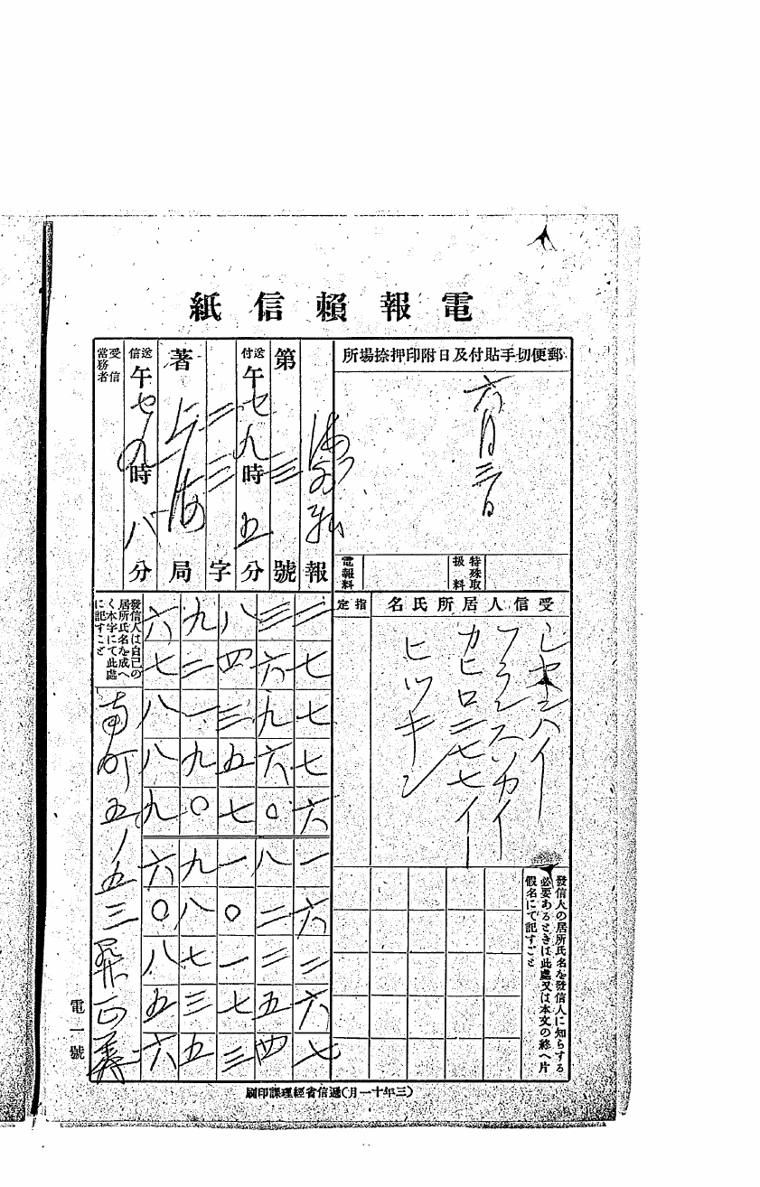
#> input picture assets/img/chenmi/N05-1.jpg, 760 x 1187 px
$ python -i make_fiches_c1916.py   (imports and definitions only)
#> lines starting #> are read from the running program, lines starting #| are printed output that depends on the picture; after the words box and inside, x2 and y2 are one past the last pixel; in counts of white or black regions, pixels touching at a corner belong together
### tools/make_media.py
#!/usr/bin/env python3
# -*- coding: utf-8 -*-
"""Images et vidéos du site, générées par code (aucune image d'IA) :
  - assets/img/map-1916.png       carte des télégrammes (fond Natural Earth 1:110m, domaine public)
  - assets/media/history.mp4      vidéo de l'article historique (carte animée, juin–novembre 1916)
  - assets/media/decoder.mp4      animation du déchiffrement (début de l'article technique)
  - assets/media/*.<langue>.vtt   sous-titres dans les 5 langues
Les visuels n'utilisent que des noms bilingues, des chiffres et du chinois d'époque : le texte explicatif est dans les
sous-titres. Usage : python3 tools/make_media.py <ne_110m_land.geojson> [map|history|decoder|all]
Polices système macOS (Songti TC, Georgia, Menlo) ; ffmpeg requis pour les vidéos."""
import json, math, os, subprocess, sys, shutil, tempfile
from PIL import Image, ImageDraw, ImageFont

SITE = os.path.join(os.path.dirname(os.path.abspath(__file__)), '..')
IMG, MEDIA = os.path.join(SITE, 'assets', 'img'), os.path.join(SITE, 'assets', 'media')
os.makedirs(MEDIA, exist_ok=True)
SONGTI, GEORGIA, MENLO = '/System/Library/Fonts/Supplemental/Songti.ttc', '/System/Library/Fonts/Supplemental/Georgia.ttf', '/System/Library/Fonts/Menlo.ttc'
# [5 lines left out: function F, not called in this run]

PAPER, SEA, LAND, COAST, INK, MUTED = (247, 243, 234), (236, 238, 233), (229, 219, 196), (203, 189, 156), (31, 28, 23), (122, 114, 102)
RED, TEAL, GOLD = (155, 44, 31), (47, 93, 98), (183, 121, 31)

# ---------------------------------------------------------------- carte
LON0, LON1, LAT0, LAT1 = 96.0, 145.0, 18.0, 43.0
COSL = math.cos(math.radians(31))
# [4 lines left out: function proj, not called in this run]
def map_size(W): return W, int(W * (LAT1 - LAT0) / ((LON1 - LON0) * COSL))

CITIES = {  # nom latin, nom chinois/japonais, lon, lat, décalage du libellé (dx, dy en px à 1600 de large)
    'tokyo': ('Tokyo', '東京', 139.69, 35.69, (14, -6)), 'shanghai': ('Shanghai', '上海', 121.47, 31.23, (14, -4)),
    'zhaoqing': ('Zhaoqing', '肇慶', 112.47, 23.05, (-118, 10)), 'canton': ('Canton', '廣州', 113.26, 23.13, (12, 6)),
    'kunming': ('Kunming', '雲南府', 102.71, 25.04, (-30, 16)), 'hankou': ('Hankou', '漢口', 114.30, 30.59, (12, -2)),
    'fukuoka': ('Fukuoka', '福岡', 130.40, 33.59, (-96, 6)), 'moji': ('Moji', '門司', 130.96, 33.95, (10, -48)),
    'beijing': ('Beijing', '北京', 116.40, 39.90, (12, -4)),
}

# [22 lines left out: functions load_land, base_map, not called in this run]

def city_xy(k, W2, H2): _, _, lon, lat, _ = CITIES[k]; return proj(lon, lat, W2, H2)

# [22 lines left out: functions bezier, draw_arc, draw_cities, not called in this run]

# itinéraires (schématiques) : (origine, destination, canal, date)
TELEGRAMS = [
    ('0348', 'tokyo', 'zhaoqing', 'G0', (6, 23), '三十式槍萬一千'), ('0386', 'tokyo', 'zhaoqing', 'G0', (6, 30), '軍器飛機'),
    ('0406', 'tokyo', 'shanghai', 'G0', (7, 12), '段無組織內閣'), ('0413', 'tokyo', 'kunming', 'Y0', (7, 17), '建設航空隊'),
    ('0415', 'tokyo', 'zhaoqing', 'G0', (7, 18), '均置滇'), ('0416b', 'tokyo', 'zhaoqing', 'G0', (7, 19), '日人態度遽變'),
    ('0416a', 'tokyo', 'kunming', 'Y0', (7, 19), '滇索槍萬枝'), ('0449', 'tokyo', 'kunming', 'Y0', (9, 8), '軍用飛機六'),
    ('0455b', 'tokyo', 'zhaoqing', 'G0', (9, 13), '代滇購'), ('0455a', 'tokyo', 'kunming', 'Y0', (9, 13), '武器及飛機事'),
    ('0462', 'tokyo', 'zhaoqing', 'G0', (9, 30), '信用未免掃地'), ('0467', 'tokyo', 'kunming', 'Y0', (10, 11), '記念章'),
    ('0473', 'tokyo', 'kunming', 'Y0', (10, 20), '借款 無擔保'), ('0489a', 'tokyo', 'kunming', 'Y0', (11, 5), '擬十號南歸'),
    ('0496a', 'tokyo', 'kunming', 'Y0', (11, 9), '蔡公病故福岡'), ('0498', 'kunming', 'tokyo', 'Y0', (11, 9), '借款事'),
    ('0494a', 'tokyo', 'kunming', 'Y0', (11, 11), '擬歸'),
]
EVENTS = [('beijing', (6, 6), '袁世凱 †'), ('zhaoqing', (7, 14), '軍務院撤銷'), ('fukuoka', (11, 8), '蔡鍔 †')]
CH_COLOR = {'G0': RED, 'Y0': TEAL}

# [26 lines left out: functions route_points, make_map, not called in this run]

# ---------------------------------------------------------------- vidéos : utilitaires
FPS = 24
# [6 lines left out: function encode, not called in this run]
def ease(t): t = max(0.0, min(1.0, t)); return t * t * (3 - 2 * t)
# [5 lines left out: function vtt, not called in this run]

# ---------------------------------------------------------------- vidéo de l'histoire
import datetime
D0, D1 = datetime.date(1916, 6, 1), datetime.date(1916, 11, 20)
INTRO, SPD, OUTRO = 3.0, 0.24, 5.0                  # secondes ; secondes par jour
def t_of(m, d): return INTRO + (datetime.date(1916, m, d) - D0).days * SPD
ROMAN = {6: 'VI', 7: 'VII', 8: 'VIII', 9: 'IX', 10: 'X', 11: 'XI'}

HISTORY_CUES = {  # (début, fin, clé) ; textes par langue ci-dessous
    'intro': (0.2, INTRO + 1.0), 'jun23': (t_of(6, 21), t_of(6, 21) + 3.6), 'jun6': (t_of(6, 5), t_of(6, 5) + 3.2),
    'jul12': (t_of(7, 11), t_of(7, 11) + 3.2), 'jul19': (t_of(7, 18) + 0.4, t_of(7, 18) + 4.4), 'jul14': (t_of(7, 13) - 0.6, t_of(7, 13) + 1.2),
    'sep': (t_of(9, 7), t_of(9, 7) + 4.0), 'sep30': (t_of(9, 29), t_of(9, 29) + 3.4), 'oct': (t_of(10, 10), t_of(10, 10) + 4.0),
    'nov5': (t_of(11, 4), t_of(11, 4) + 1.9), 'nov8': (t_of(11, 7) + 0.3, t_of(11, 7) + 3.4), 'outro': (t_of(11, 20) + 0.2, t_of(11, 20) + OUTRO),
}
#> further down, picture is the input picture: PIL image 760x1187 L; min 0, max 255, mean 231.6
HISTORY_TEXT = {
 'fr': {'intro': "1916. Depuis Tokyo, Zhao Shen télégraphie en chiffre aux insurgés du Sud de la Chine.",
        'jun6': "6 juin : mort de Yuan Shikai, l'empereur manqué.", 'jun23': "23 juin, canal G0 vers Zhaoqing : 11 000 fusils japonais arrivés à Moji.",
        'jul12': "12 juillet : message vers Shanghai, le futur « témoin » du déchiffrement.", 'jul14': "14 juillet : le Conseil des affaires militaires se dissout.",
        'jul19': "19 juillet : même message sur les deux canaux. « L'attitude des Japonais a brusquement changé. »",
        'sep': "Septembre, canal Y0 vers le Yunnan : six avions militaires, huit postes de radio.", 'sep30': "30 septembre : « sinon notre crédit serait réduit à néant ».",
        'oct': "Octobre : médailles commémoratives, emprunt à 8 % sans garantie.", 'nov5': "5 novembre : « Je rentre au sud le 10. »",
        'nov8': "8 novembre : le général Cai E meurt à Fukuoka. Zhao Shen l'annonce au Yunnan.", 'outro': "17 télégrammes de 1916 déchiffrés, sur deux canaux. Ceux de 1917 résistent encore."},
 'en': {'intro': "1916. From Tokyo, Zhao Shen telegraphs in cipher to the insurgents of southern China.",
        'jun6': "6 June: death of Yuan Shikai, the would-be emperor.", 'jun23': "23 June, G0 channel to Zhaoqing: 11,000 Japanese rifles have arrived at Moji.",
        'jul12': "12 July: a message to Shanghai, the future held-out test of the decipherment.", 'jul14': "14 July: the Military Affairs Council dissolves itself.",
        'jul19': "19 July: the same message on both channels. \"The attitude of the Japanese has suddenly changed.\"",
        'sep': "September, Y0 channel to Yunnan: six military aircraft, eight wireless sets.", 'sep30': "30 September: \"otherwise our credit would be ruined\".",
        'oct': "October: commemorative medals, a loan at 8% without guarantee.", 'nov5': "5 November: \"I return south on the 10th.\"",
        'nov8': "8 November: General Cai E dies at Fukuoka. Zhao Shen announces it to Yunnan.", 'outro': "17 telegrams of 1916 deciphered, on two channels. Those of 1917 still resist."},
 'zh-hans': {'intro': "1916年，赵伸在东京以密电与中国南方的起义者联络。",
        'jun6': "6月6日：袁世凯去世。", 'jun23': "6月23日，G0 通道发往肇庆：一万一千支日本步枪运抵门司。",
        'jul12': "7月12日：发往上海的电报——日后验证破译的“留出电报”。", 'jul14': "7月14日：军务院宣布撤销。",
        'jul19': "7月19日：同一内容经两条通道发出。“日人态度遽变。”",
        'sep': "9月，Y0 通道发往云南：军用飞机六架，无线电机八台。", 'sep30': "9月30日：“否则对滇信用未免扫地。”",
        'oct': "10月：纪念章，年息八厘、无担保的借款。", 'nov5': "11月5日：“拟十号南归。”",
        'nov8': "11月8日：蔡锷将军在福冈病逝，赵伸电告云南。", 'outro': "1916年两条通道的17封电报已被破译；1917年的电报仍未攻破。"},
 'zh-hant': {'intro': "1916年，趙伸在東京以密電與中國南方的起義者聯絡。",
        'jun6': "6月6日：袁世凱去世。", 'jun23': "6月23日，G0 通道發往肇慶：一萬一千支日本步槍運抵門司。",
        'jul12': "7月12日：發往上海的電報——日後驗證破譯的「留出電報」。", 'jul14': "7月14日：軍務院宣布撤銷。",
        'jul19': "7月19日：同一內容經兩條通道發出。「日人態度遽變。」",
        'sep': "9月，Y0 通道發往雲南：軍用飛機六架，無線電機八台。", 'sep30': "9月30日：「否則對滇信用未免掃地。」",
        'oct': "10月：紀念章，息八釐、無擔保的借款。", 'nov5': "11月5日：「擬十號南歸。」",
        'nov8': "11月8日：蔡鍔將軍在福岡病逝，趙伸電告雲南。", 'outro': "1916年兩條通道的17封電報已被破譯；1917年的電報仍未攻破。"},
 'ja': {'intro': "1916年。東京の趙伸は、中国南部の蜂起勢力と暗号電報で連絡していた。",
        'jun6': "6月6日：袁世凱死去。", 'jun23': "6月23日、G0 系統で肇慶へ：日本の小銃一万一千挺が門司に到着。",
        'jul12': "7月12日：上海宛ての電報。のちに解読を検証する「検証用電報」となる。", 'jul14': "7月14日：軍務院が撤廃を宣言。",
        'jul19': "7月19日：同じ内容を二つの系統で発信。「日本側の態度が急変した。」",
        'sep': "9月、Y0 系統で雲南へ：軍用飛行機六機、無線電信機八台。", 'sep30': "9月30日：「さもなくば信用は地に落ちる」。",
        'oct': "10月：記念章、利息8%・無担保の借款。", 'nov5': "11月5日：「十日に南へ帰る」。",
        'nov8': "11月8日：蔡鍔将軍が福岡で死去。趙伸が雲南に伝える。", 'outro': "1916年の二つの系統の電報17通を解読。1917年の電報はなお破れていない。"},
}

# [70 lines left out: function make_history, not called in this run]

# ---------------------------------------------------------------- animation du déchiffrement
G0C, G0V = 'hgfdcbzyxwvtsrqpnmlk', 'aeiou'
G0 = {c + v: 10 * (i // 2) + (j if i % 2 == 0 else 9 - j) for i, c in enumerate(G0C) for j, v in enumerate(G0V)}
UNITS_0416B = 'fa zi hi pe go we ze lu cu na ha mo da ro do vo ro ke si ya xo du go lu ro xo xo tu hi ca he ma te mi ba qi he yu xi fa'.split()
CHARS_0416B = '報傳取消日人態度遽變確否速示俾便行止伸睟'
DEC_CUES = {  # secondes
    'form': (0.2, 3.6), 'letters': (3.8, 7.0), 'pairs': (7.2, 11.5), 'grid': (11.6, 16.0), 'code': (16.1, 19.5),
    'fast': (19.6, 25.5), 'end': (25.6, 29.4), 'fix': (29.5, 35.5)}
DEC_TEXT = {
 'fr': {'form': "Un formulaire japonais du 19 juillet 1916 : « 2429 1378 » se lit 文密, puis viennent les lettres chiffrées.",
        'letters': "Le message est un flux de lettres, coupé en mots de dix.", 'pairs': "On le relit deux lettres à la fois : chaque syllabe vaut un nombre de 00 à 99.",
        'grid': "La grille G0 donne ce nombre : la consonne indique la dizaine, la voyelle l'unité.", 'code': "Deux syllabes forment un code télégraphique chinois à quatre chiffres, donc un caractère.",
        'fast': "Et ainsi de suite, sans aucune autre clé.", 'end': "« On annonce une annulation ; l'attitude des Japonais a brusquement changé… »",
        'fix': "Le dernier code n'a pas de sens : une seule lettre est fausse (i au lieu de e, ·· au lieu de · en Morse). Corrigé : 皓, « le 19 »."},
 'en': {'form': "A Japanese form of 19 July 1916: \"2429 1378\" reads 文密, followed by the enciphered letters.",
        'letters': "The message is a stream of letters, cut into ten-letter words.", 'pairs': "Read it two letters at a time: each syllable stands for a number from 00 to 99.",
        'grid': "The G0 grid gives that number: the consonant gives the tens, the vowel the units.", 'code': "Two syllables make a four-digit Chinese telegraph code, hence one character.",
        'fast': "And so on, with no other key.", 'end': "\"A cancellation is reported; the attitude of the Japanese has suddenly changed…\"",
        'fix': "The last code makes no sense: a single letter is wrong (i instead of e, ·· instead of · in Morse). Corrected: 皓, \"the 19th\"."},
 'zh-hans': {'form': "1916年7月19日的日本电报纸：“2429 1378”读作“文密”，其后是密文字母。",
        'letters': "电文是一串字母，每十个字母一组。", 'pairs': "每次读两个字母：每个音节代表 00 到 99 之间的一个数。",
        'grid': "G0 表给出这个数：辅音表示十位，元音表示个位。", 'code': "两个音节组成一个四位中文电码，也就是一个汉字。",
        'fast': "依此类推，不需要任何其他密钥。", 'end': "“报传取消，日人态度遽变……”",
        'fix': "最后一个电码没有意义：只错了一个字母（e 误为 i，莫尔斯电码 · 误为 ··）。改正后为“皓”，即十九日。"},
 'zh-hant': {'form': "1916年7月19日的日本電報紙：「2429 1378」讀作「文密」，其後是密文字母。",
        'letters': "電文是一串字母，每十個字母一組。", 'pairs': "每次讀兩個字母：每個音節代表 00 到 99 之間的一個數。",
        'grid': "G0 表給出這個數：子音表示十位，母音表示個位。", 'code': "兩個音節組成一個四位中文電碼，也就是一個漢字。",
        'fast': "依此類推，不需要任何其他密鑰。", 'end': "「報傳取消，日人態度遽變……」",
        'fix': "最後一個電碼沒有意義：只錯了一個字母（e 誤為 i，摩斯電碼 · 誤為 ··）。改正後為「皓」，即十九日。"},
 'ja': {'form': "1916年7月19日の日本の電報用紙：「2429 1378」は「文密」と読め、その後に暗号文字が続く。",
        'letters': "電文は文字の列で、10文字ずつに区切られている。", 'pairs': "2文字ずつ読む。各音節は00から99までの数を表す。",
        'grid': "G0 表がその数を与える。子音が十の位、母音が一の位。", 'code': "二つの音節で4桁の中国電信符号、つまり一つの漢字になる。",
        'fast': "以下同様。ほかの鍵は一切いらない。", 'end': "「取り消しとの報あり。日本側の態度が急変した……」",
        'fix': "最後の符号は意味をなさない。誤りは一文字だけ（e が i に、モールスで · が ··）。訂正すると「皓」、十九日。"},
}

# [92 lines left out: function make_decoder, not called in this run]

# [5 lines that do not run on import are left out]

### tools/make_fiches_c1916.py
#!/usr/bin/env python3
# -*- coding: utf-8 -*-
"""Fiches des télégrammes à condensateur de 1916 : page JACAR recadrée (vignette + grande image) et mini-carte du trajet.
Mêmes traitements que make_fiches.py (scans d'archives à 300 dpi, carte dessinée par code sur fond Natural Earth, sans IA) ;
la carte descend jusqu'à Manille et le trajet est tracé en ocre (condensateurs), pour ne pas le confondre avec les canaux du Wenmi.
Usage : python3 tools/make_fiches_c1916.py <dossier d'enquête wenmi> <ne_110m_land.geojson> [scans|maps|all]
Sorties : assets/img/fiches/scan-c<image>.webp, scan-c<image>-full.webp, map-<id>.png ; et scan-0509 / scan-0511 (juin 1917)"""
import glob, json, os, subprocess, sys, tempfile
import numpy as np
from PIL import Image, ImageDraw, ImageFilter, ImageOps
sys.path.insert(0, os.path.dirname(os.path.abspath(__file__)))
import make_fiches as MF   # lit sys.argv[1] (dossier wenmi) et sys.argv[2] (fond de carte)
import make_media as M

# [1 line that did not run here, left out]
# [3 lines that did not run here, left out]
# [1 line not run here, left out]
CITY = {'Tokyo': 'tokyo', 'Shanghai': 'shanghai', 'Manila': 'manila', 'Qingdao': 'qingdao'}


# [11 lines left out: functions corpus, render, not called in this run]


def form_crop(im):
    """Comme make_fiches.form_crop, mais sur ces bobines le bandeau « REEL » commence plus loin (≈ 88 % de la largeur)."""
    W, H = im.size; x1 = int(W * 0.875)
#> after `W, H = im.size`: W = 760; H = 1187
#> after `x1 = int(W * 0.875)`: x1 = 665
    a = np.asarray(im.crop((0, 0, x1, H))) < 150
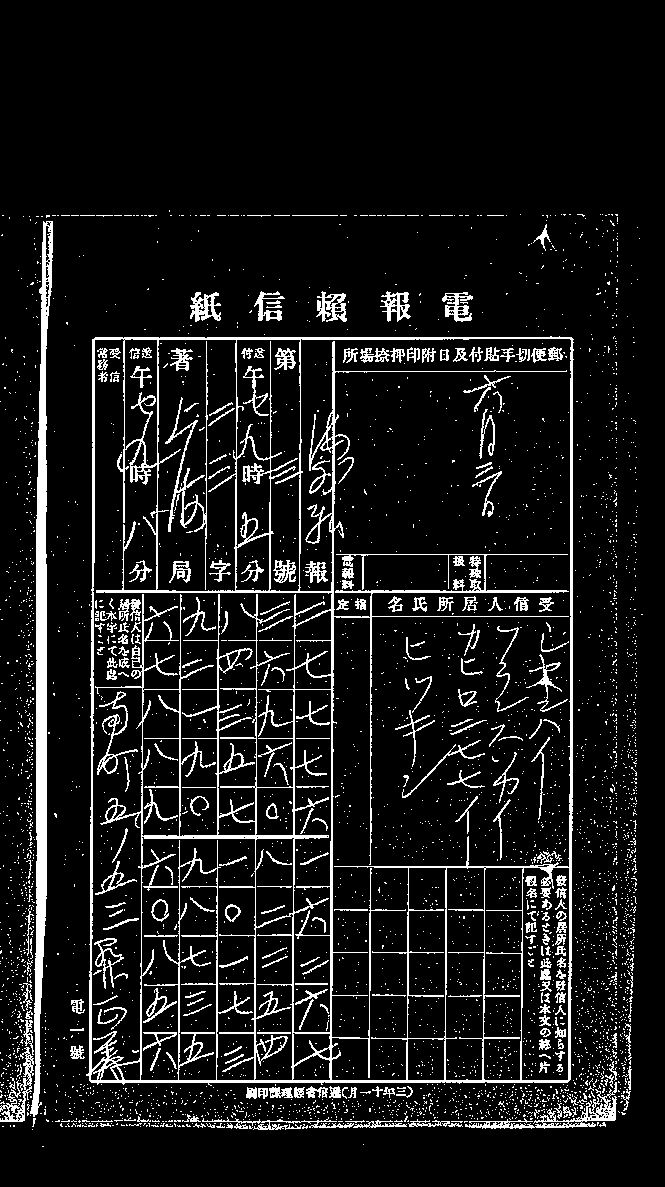
#> a: shape (1187, 665) bool; 9.4% white in thin lines or dots, all inside (x1, y1, x2, y2) = (0, 210, 643, 1147)
    cols = np.where(a.sum(axis=0) > H * 0.01)[0]; rows = np.where(a.sum(axis=1) > x1 * 0.01)[0]
#> after `cols = np.where(a.sum(axis=0) > H * 0.01)[0]`: cols = 613 values from 0 to 636
#> after `rows = np.where(a.sum(axis=1) > x1 * 0.01)[0]`: rows = 910 values from 214 to 1129
    box = (max(0, cols.min() - 20), max(0, rows.min() - 20), min(x1, cols.max() + 20), min(H, rows.max() + 20))
#> box = (0, 194, 656, 1149)
    c = im.crop(box); d = (np.asarray(c) < 100).mean(axis=0)
#> after `c = im.crop(box)`:
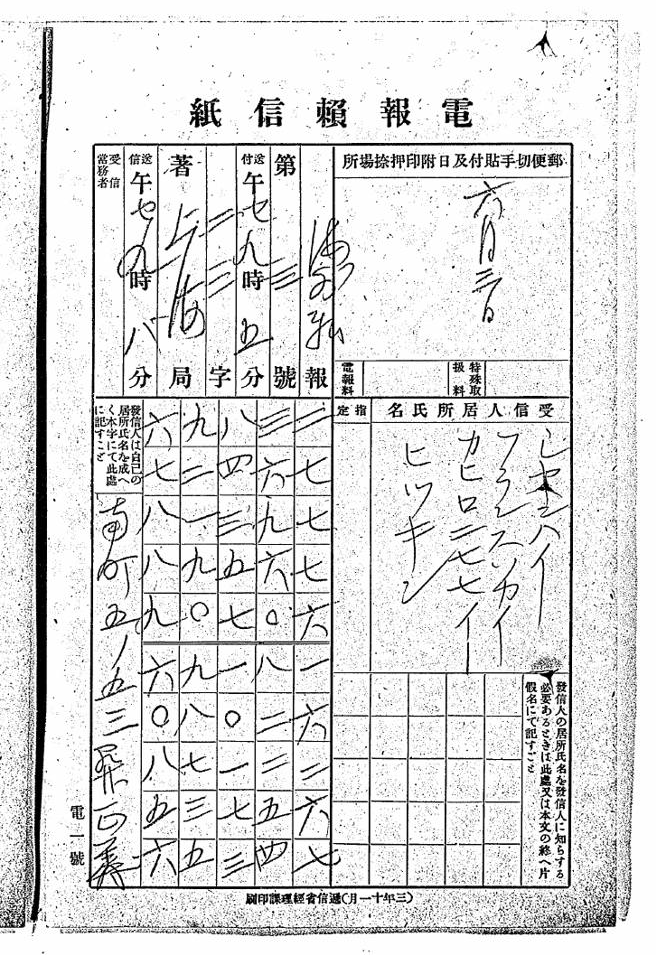
#> c: PIL image 656x955 L; min 0, max 255, mean 221.7
#> after `d = (np.asarray(c) < 100).mean(axis=0)`: d = 656 values, max 0.762 at index 43, min 0 at index 60, mean 0.0851
    while c.width > 100 and d[c.width - 1] > 0.5: c = c.crop((0, 0, c.width - 1, c.height))   # bord noir du microfilm
#> this loop made 0 passes
    return c


# [12 lines left out: function scans, not called in this run]


def stops_of(route):
    a, b = route.split(' → ')
    return [CITY[a.split(' ')[0]], CITY[b.split(' ')[0]]]


# [18 lines left out: function mini_map, not called in this run]


# [8 lines not run here, left out]

>>> from PIL import Image
>>> picture = Image.open('../assets/img/chenmi/N05-1.jpg')
>>> result = form_crop(picture)

$ run again, on assets/img/gongmi/source-0ca7430e6ffe827c.jpg
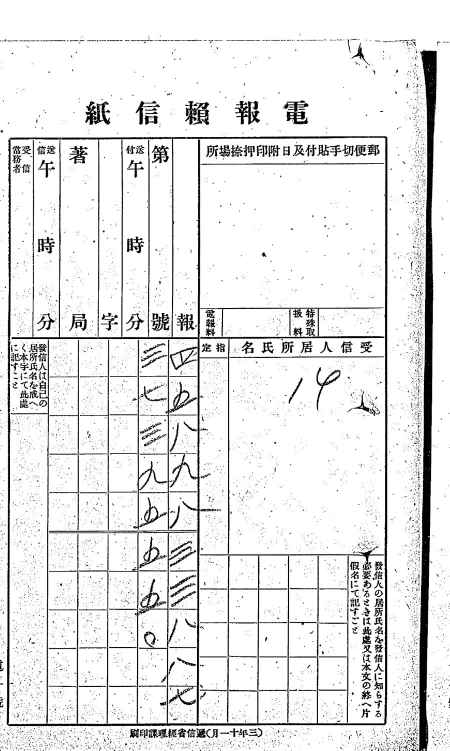
#> input picture assets/img/gongmi/source-0ca7430e6ffe827c.jpg, 900 x 1501 px (shown at 1/2 size)
#> picture is the input picture: PIL image 900x1501 L; min 0, max 255, mean 230.7
#> in form_crop, `a = np.asarray(im.crop((0, 0, x1, H))) < 150`:
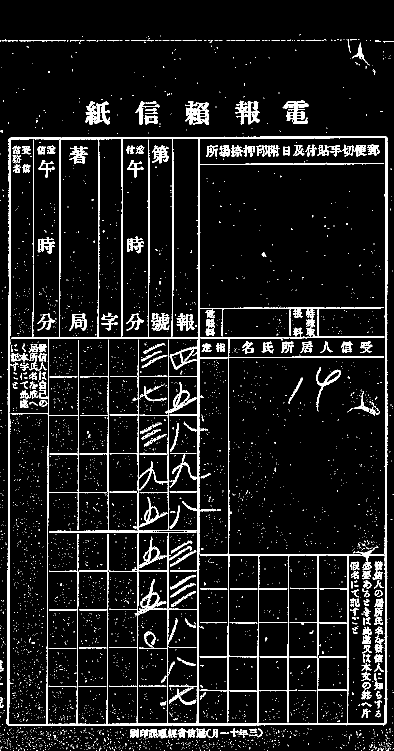
#> a: shape (1501, 787) bool (shown at 1/2 size); 8.6% white; 4019 white regions (3748 under 20 px), largest, box (x1, y1, x2, y2) and area: (13, 272, 775, 1452) 50315, (171, 202, 220, 250) 1226, (159, 679, 218, 1060) 1210
#> cols = 771 values from 0 to 780
#> rows = 1308 values from 78 to 1500
#> box = (0, 58, 787, 1501)
#> in form_crop, `c = im.crop(box)`:
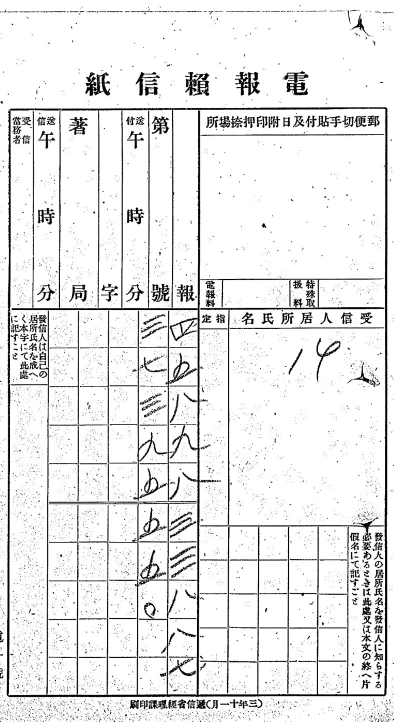
#> c: PIL image 787x1443 L (shown at 1/2 size); min 0, max 255, mean 232.2
#> d = 787 values, max 0.818 at index 396, min 0.00139 at index 13, mean 0.0744
